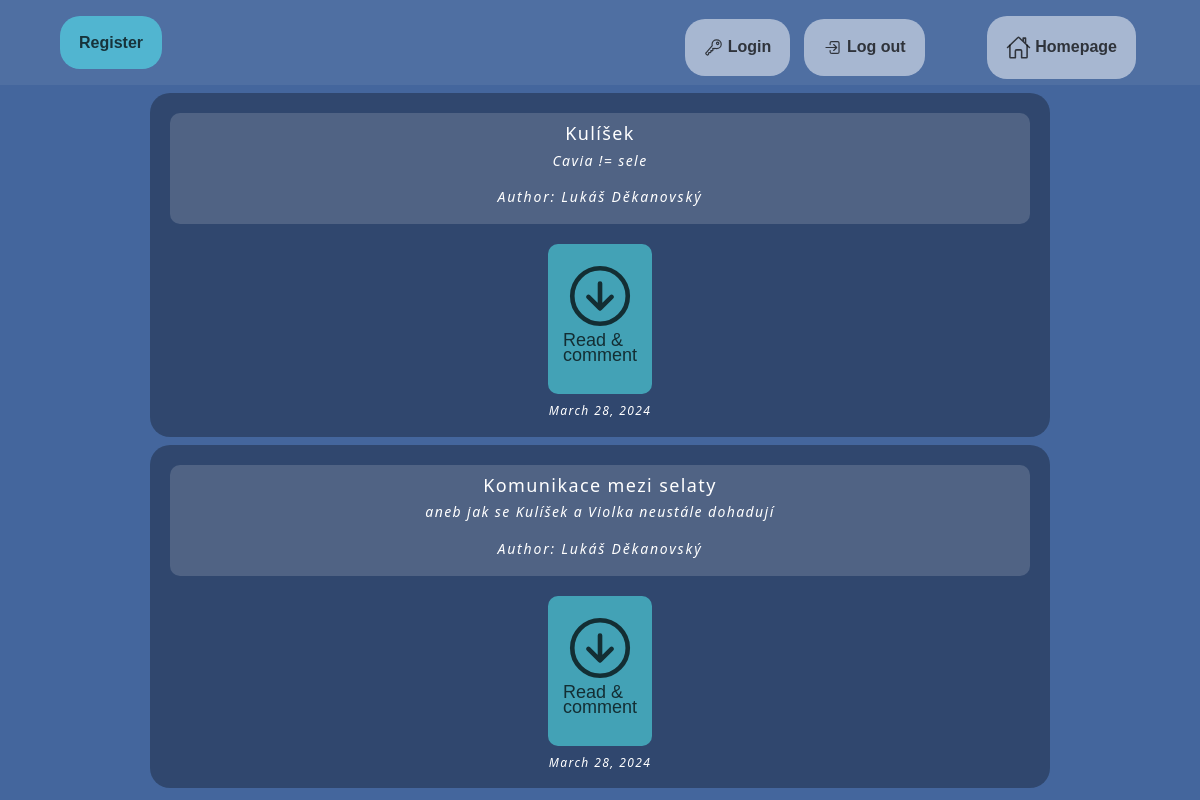
Page /blog on the committed database.
### main.py (models this page shows)
class BlogPost(db.Model):
    __tablename__ = "blog_posts"
    id: Mapped[int] = mapped_column(Integer, primary_key=True)
    author_id: Mapped[int] = mapped_column(Integer, db.ForeignKey("users.id"))
    author = relationship("User", back_populates="posts")
    title: Mapped[str] = mapped_column(String(250), unique=True, nullable=False)
    subtitle: Mapped[str] = mapped_column(String(250), nullable=False)
    date: Mapped[str] = mapped_column(String(250), nullable=False)
    body: Mapped[str] = mapped_column(Text, nullable=False)
    img_url: Mapped[str] = mapped_column(String(250), nullable=False)
    comments = relationship("Comment", back_populates="parent_post")

class User(UserMixin, db.Model):
    __tablename__ = "users"
    id: Mapped[int] = mapped_column(Integer, primary_key= True)
    email: Mapped[str] = mapped_column(String(100), unique=True)
    password: Mapped[str] = mapped_column(String(100))
    name: Mapped[str] = mapped_column(String(100))
    posts = relationship("BlogPost", back_populates="author")
    comments = relationship("Comment", back_populates="comment_author")

### main.py (the view)
@app.route("/blog")
def blog():
    result = db.session.execute(db.select(BlogPost))
    posts = result.scalars().all()
    return render_template("blog.html", blog_posts = posts)

### templates/blog.html (shortened to what this page needs)
<!DOCTYPE html>
<html lang="en">
<head>
    <link href="https://cdn.jsdelivr.net/npm/bootstrap@5.3.3/dist/css/bootstrap.min.css" rel="stylesheet">
    <link rel="stylesheet" href="../static/css/styles.css">
</head>
<body class="blog-gradient">
    <div class="vh-100">
        <div class="header fade fade-delay-small">
            <div class="container-fluid">
                <div class="row">
                    <div class="col-lg-2 col-md-2 col-sm-2 mt-3 mx-5" align="left">
                        <a href="{{ url_for('register')}}" class="button_d" role="button" data-ripple-color="hsl(218, 41%, 45%)">
                            <span style="font-weight: bold;">Register</span>
                        </a>
                    </div>
                    <div class="col-lg-9 col-md-8 col-sm-8 mt-3 mb-3" align="right">
                        <a href="{{ url_for('login')}}" class="button_c" role="button" data-ripple-color="hsl(218, 41%, 45%)">
                            <span style="font-weight: bold;">Login</span>
                        </a>
                        <a href="{{ url_for('logout')}}" class="button_c" role="button" data-ripple-color="hsl(218, 41%, 45%)">
                            <span style="font-weight: bold;">Log out</span>
                        </a>
                        <a href="{{ url_for('home')}}" class="button_c mx-5" role="button" data-ripple-color="hsl(218, 41%, 45%)">
                            <span style="font-weight: bold;">Homepage</span>
                        </a>
                    </div>
                </div>
            </div>
        </div>
        {% for post in blog_posts %}
        <div class="blog my-2">
            <div class="post-box">
                <div class="post-header justify-content-center">
                    <h1 class="post-text-title">{{post.title}}</h1>
                    <h2 class="post-text-subtitle">{{post.subtitle}}</h2>
                    <h3 class="post-text-author">Author: {{post.author.name}}</h2>
                </div>
                <div class="post-footer">
                    <a href="{{ url_for('read_post', post_id=post.id) }}" class="button_read">
                        <p>
                            Read & <br>comment
                        </p>
                    </a>
                </div>
                <div class="post-footer">
                    <h1 class="post-date">{{post.date}}</h1>
                </div>
            </div>
        </div>
        {% endfor %}
    </div>
</body>
</html>

### static/css/styles.css (style rules this page uses)
.blog-gradient { background-color: #44669d; }
.fade { animation-duration: 1s; animation-fill-mode: both; padding: auto; animation-name: fade-in; }
.fade-delay-small { animation-delay: 0.15s; }
.button_c { color: rgba(0, 0, 0, 0.716); background-color: rgba(255, 255, 255, 0.507); margin-right: 10px; font-size: 16px; line-height: 15px; padding: 19px; border-radius: 20px; font-family: Poppins, sans-serif; font-weight: normal; text-decoration: none; font-style: normal; font-variant: normal; text-transform: none; display: inline-block; }
.button_d { color: rgba(0, 0, 0, 0.716); background-color: rgba(85, 251, 254, 0.507); margin-right: 10px; font-size: 16px; line-height: 15px; padding: 19px; border-radius: 20px; font-family: Poppins, sans-serif; font-weight: normal; text-decoration: none; font-style: normal; font-variant: normal; text-transform: none; display: inline-block; }
.header { height: 85px; background-color: rgba(255, 255, 255, 0.058); }
.post-box { position: block; margin-left: auto; margin-right: auto; background: rgba(0,0,0,0.3); padding-bottom: 10px; padding-top: 10px; border: none; outline: none; border-radius: 20px; top: 15%; left: 25%; width:900px; height:auto; }
.post-header { background: rgba(251, 251, 251, 0.151); border-radius: 10px; margin-right: 20px; margin-left: 20px; margin-top: 10px; margin-bottom: 10px; padding-left: 50px; padding-right: 50px; padding-top: 10px; padding-bottom: 10px; width: auto; height: auto; }
.post-text-title { color: white; font-size: 18px; text-align: center; letter-spacing: 1.4px; }
.post-text-subtitle { color: white; font-size: 14px; text-align: center; letter-spacing: 1.4px; font-style: italic; }
.post-text-author { margin-top: 20px; color: white; font-size: 14px; text-align: center; letter-spacing: 1.8px; font-style: italic; }
.post-date { color: white; font-size: 12px; letter-spacing: 1.4px; font-style: italic; }
.post-footer { margin-top: 10px; width: auto; display: flex; justify-content: center; height: auto; }
.button_read { color: rgba(0, 0, 0, 0.716); background-color: rgba(85, 251, 254, 0.507); font-size: 18px; line-height: 15px; padding: 15px; border-radius: 10px; font-family: Poppins, sans-serif; text-decoration: none; width: auto; height: auto; }

### rows in the picture
BlogPost: title "Kulíšek", subtitle "Cavia != sele", author.name "Lukáš Děkanovský", date "March 28, 2024"
BlogPost: title "Komunikace mezi selaty", subtitle "aneb jak se Kulíšek a Violka neustále dohadují", author.name "Lukáš Děkanovský", date "March 28, 2024"
